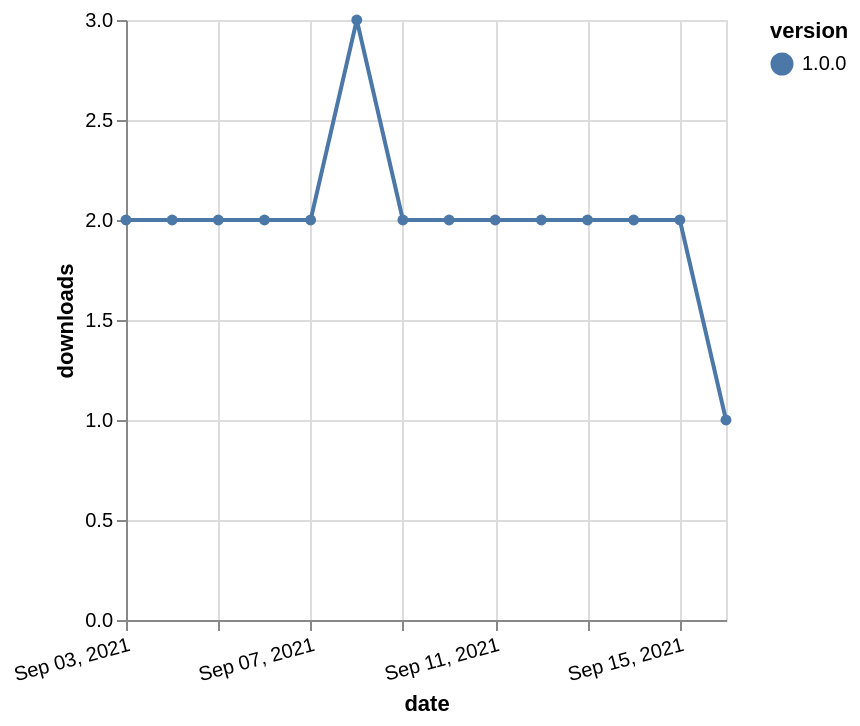

Write the Vega-Lite specification saved for this chart.
### Vega-Lite specification from a JSON file in a GitHub repository (floating-point values rounded to 4 significant figures)
{"$schema": "https://vega.github.io/schema/vega-lite/v5.json", "description": "A simple bar chart with embedded data.", "data": {"values": [{"date": "2021-09-03", "total": 1466, "delta": 2, "version": "1.0.0"}, {"date": "2021-09-04", "total": 1468, "delta": 2, "version": "1.0.0"}, {"date": "2021-09-05", "total": 1470, "delta": 2, "version": "1.0.0"}, {"date": "2021-09-06", "total": 1472, "delta": 2, "version": "1.0.0"}, {"date": "2021-09-07", "total": 1474, "delta": 2, "version": "1.0.0"}, {"date": "2021-09-08", "total": 1477, "delta": 3, "version": "1.0.0"}, {"date": "2021-09-09", "total": 1479, "delta": 2, "version": "1.0.0"}, {"date": "2021-09-10", "total": 1481, "delta": 2, "version": "1.0.0"}, {"date": "2021-09-11", "total": 1483, "delta": 2, "version": "1.0.0"}, {"date": "2021-09-12", "total": 1485, "delta": 2, "version": "1.0.0"}, {"date": "2021-09-13", "total": 1487, "delta": 2, "version": "1.0.0"}, {"date": "2021-09-14", "total": 1489, "delta": 2, "version": "1.0.0"}, {"date": "2021-09-15", "total": 1491, "delta": 2, "version": "1.0.0"}, {"date": "2021-09-16", "total": 1492, "delta": 1, "version": "1.0.0"}]}, "width": "container", "mark": {"type": "line", "point": {"filled": true}}, "encoding": {"x": {"field": "date", "type": "temporal", "timeUnit": "yearmonthdate", "title": "date", "axis": {"labelAngle": -15}}, "y": {"field": "delta", "type": "quantitative", "title": "downloads"}, "color": {"field": "version", "type": "nominal"}, "tooltip": {"field": "delta"}}}
